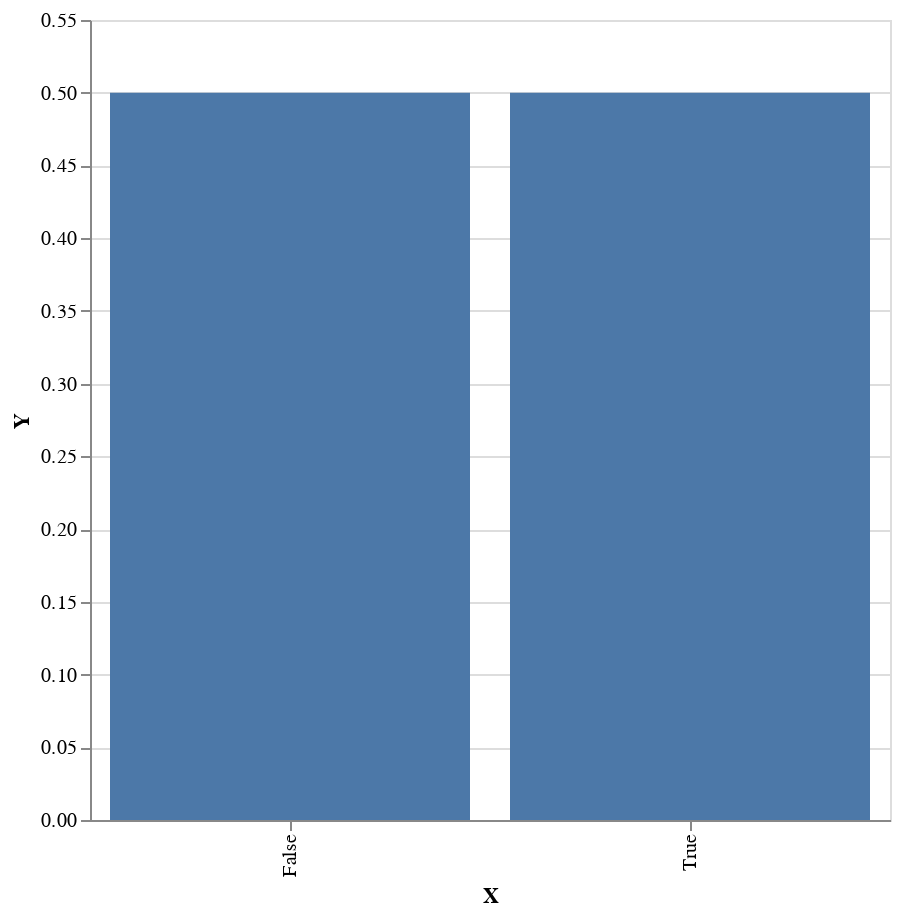

The notebook cell saved with this chart:
### Markdown cell above
## Prior

### Code cell
sampler $ 
    plot . fmap (first (T.pack . show)) . toEmpirical <$> 
    replicateM 100000 (prior model)

### Figure 1 — Vega-Lite specification as saved in the notebook (floating-point values rounded to 4 significant figures)
{"$schema": "https://vega.github.io/schema/vega-lite/v4.json", "data": {"values": [{"X": "True", "Y": 0.5}, {"X": "False", "Y": 0.5}]}, "encoding": {"x": {"field": "X", "type": "nominal"}, "y": {"field": "Y", "type": "quantitative"}}, "height": 400, "mark": "bar", "width": 400}
